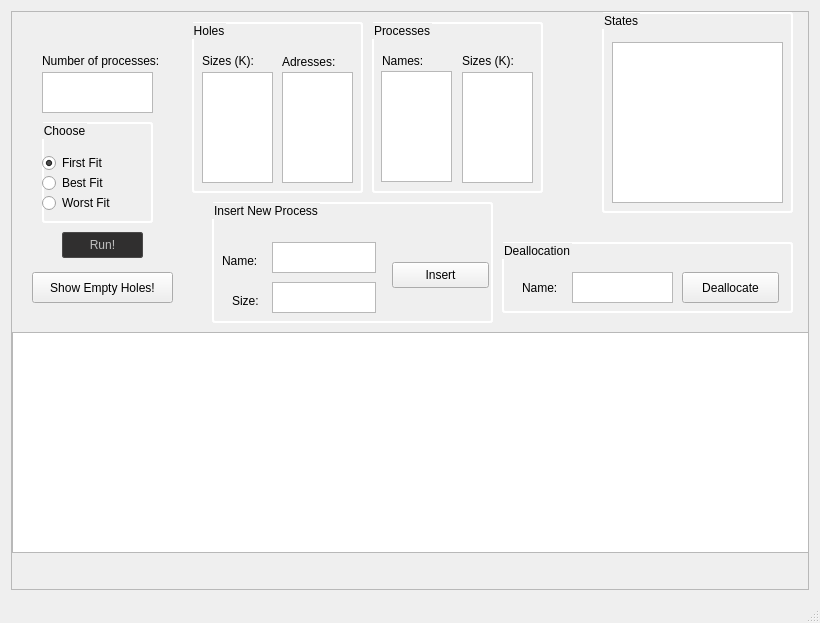
<?xml version="1.0" encoding="UTF-8"?>
<ui version="4.0">
 <class>MainWindow</class>
 <widget class="QMainWindow" name="MainWindow">
  <property name="geometry">
   <rect>
    <x>0</x>
    <y>0</y>
    <width>820</width>
    <height>623</height>
   </rect>
  </property>
  <property name="windowTitle">
   <string>Memory</string>
  </property>
  <widget class="QWidget" name="centralWidget">
   <layout class="QGridLayout" name="gridLayout">
    <item row="0" column="0">
     <widget class="QScrollArea" name="scrollArea">
      <property name="styleSheet">
       <string notr="true"/>
      </property>
      <property name="widgetResizable">
       <bool>true</bool>
      </property>
      <widget class="QWidget" name="scrollAreaWidgetContents">
       <property name="geometry">
        <rect>
         <x>0</x>
         <y>0</y>
         <width>800</width>
         <height>556</height>
        </rect>
       </property>
       <widget class="QTextEdit" name="NuPro">
        <property name="geometry">
         <rect>
          <x>30</x>
          <y>60</y>
          <width>111</width>
          <height>41</height>
         </rect>
        </property>
       </widget>
       <widget class="QLabel" name="label_3">
        <property name="geometry">
         <rect>
          <x>30</x>
          <y>40</y>
          <width>151</width>
          <height>17</height>
         </rect>
        </property>
        <property name="text">
         <string>Number of processes:</string>
        </property>
       </widget>
       <widget class="QPushButton" name="StartBut">
        <property name="geometry">
         <rect>
          <x>20</x>
          <y>260</y>
          <width>141</width>
          <height>31</height>
         </rect>
        </property>
        <property name="text">
         <string>Show Empty Holes!</string>
        </property>
       </widget>
       <widget class="QGraphicsView" name="graphicsView">
        <property name="geometry">
         <rect>
          <x>0</x>
          <y>320</y>
          <width>801</width>
          <height>221</height>
         </rect>
        </property>
       </widget>
       <widget class="QPushButton" name="ShowProcesses">
        <property name="geometry">
         <rect>
          <x>50</x>
          <y>220</y>
          <width>81</width>
          <height>26</height>
         </rect>
        </property>
        <property name="styleSheet">
         <string notr="true">QPushButton
{
    color: silver;
    background-color: #302F2F;
    border-width: 1px;
    border-color: #4A4949;
    border-style: solid;
    padding-top: 5px;
    padding-bottom: 5px;
    padding-left: 5px;
    padding-right: 5px;
    border-radius: 2px;
    outline: none;
}

QPushButton:disabled
{
    background-color: #302F2F;
    border-width: 1px;
    border-color: #3A3939;
    border-style: solid;
    padding-top: 5px;
    padding-bottom: 5px;
    padding-left: 10px;
    padding-right: 10px;
    /*border-radius: 2px;*/
    color: #454545;
}

QPushButton:focus {
    background-color: #00FF00;
    color: black;
}
QPushButton:checked{
    background-color: #4A4949;
    border-color: #6A6969;
}
QPushButton:hover
{
    border: 1px solid #00FF00;
    color: #00FF00;
	background-color: #4A4949;
}</string>
        </property>
        <property name="text">
         <string>Run!</string>
        </property>
       </widget>
       <widget class="QGroupBox" name="groupBox">
        <property name="geometry">
         <rect>
          <x>30</x>
          <y>110</y>
          <width>111</width>
          <height>101</height>
         </rect>
        </property>
        <property name="styleSheet">
         <string notr="true">QGroupBox { 
     border: 2px solid white; 
     border-radius: 3px; 
 } </string>
        </property>
        <property name="title">
         <string>Choose</string>
        </property>
        <widget class="QRadioButton" name="FirstFit">
         <property name="geometry">
          <rect>
           <x>0</x>
           <y>30</y>
           <width>117</width>
           <height>22</height>
          </rect>
         </property>
         <property name="text">
          <string>First Fit</string>
         </property>
         <property name="checked">
          <bool>true</bool>
         </property>
        </widget>
        <widget class="QRadioButton" name="BestFit">
         <property name="geometry">
          <rect>
           <x>0</x>
           <y>50</y>
           <width>117</width>
           <height>22</height>
          </rect>
         </property>
         <property name="text">
          <string>Best Fit</string>
         </property>
        </widget>
        <widget class="QRadioButton" name="WorstFit">
         <property name="geometry">
          <rect>
           <x>0</x>
           <y>70</y>
           <width>117</width>
           <height>22</height>
          </rect>
         </property>
         <property name="text">
          <string>Worst Fit</string>
         </property>
        </widget>
       </widget>
       <widget class="QGroupBox" name="groupBox_2">
        <property name="geometry">
         <rect>
          <x>180</x>
          <y>10</y>
          <width>171</width>
          <height>171</height>
         </rect>
        </property>
        <property name="toolTip">
         <string/>
        </property>
        <property name="styleSheet">
         <string notr="true">QGroupBox { 
     border: 2px solid white; 
     border-radius: 3px; 
 } </string>
        </property>
        <property name="title">
         <string>Holes</string>
        </property>
        <widget class="QTextEdit" name="HoSize">
         <property name="geometry">
          <rect>
           <x>10</x>
           <y>50</y>
           <width>71</width>
           <height>111</height>
          </rect>
         </property>
        </widget>
        <widget class="QTextEdit" name="StartAdd">
         <property name="geometry">
          <rect>
           <x>90</x>
           <y>50</y>
           <width>71</width>
           <height>111</height>
          </rect>
         </property>
        </widget>
        <widget class="QLabel" name="label">
         <property name="geometry">
          <rect>
           <x>10</x>
           <y>30</y>
           <width>71</width>
           <height>17</height>
          </rect>
         </property>
         <property name="text">
          <string>Sizes (K):</string>
         </property>
        </widget>
        <widget class="QLabel" name="label_5">
         <property name="geometry">
          <rect>
           <x>90</x>
           <y>30</y>
           <width>71</width>
           <height>20</height>
          </rect>
         </property>
         <property name="text">
          <string>Adresses:</string>
         </property>
        </widget>
       </widget>
       <widget class="QGroupBox" name="groupBox_3">
        <property name="geometry">
         <rect>
          <x>360</x>
          <y>10</y>
          <width>171</width>
          <height>171</height>
         </rect>
        </property>
        <property name="styleSheet">
         <string notr="true">QGroupBox { 
     border: 2px solid white; 
     border-radius: 3px; 
 } </string>
        </property>
        <property name="title">
         <string>Processes</string>
        </property>
        <widget class="QLabel" name="label_2">
         <property name="geometry">
          <rect>
           <x>90</x>
           <y>30</y>
           <width>71</width>
           <height>17</height>
          </rect>
         </property>
         <property name="text">
          <string>Sizes (K):</string>
         </property>
        </widget>
        <widget class="QTextEdit" name="Processes">
         <property name="geometry">
          <rect>
           <x>9</x>
           <y>49</y>
           <width>71</width>
           <height>111</height>
          </rect>
         </property>
        </widget>
        <widget class="QTextEdit" name="ProSize">
         <property name="geometry">
          <rect>
           <x>90</x>
           <y>50</y>
           <width>71</width>
           <height>111</height>
          </rect>
         </property>
        </widget>
        <widget class="QLabel" name="label_4">
         <property name="geometry">
          <rect>
           <x>10</x>
           <y>30</y>
           <width>51</width>
           <height>17</height>
          </rect>
         </property>
         <property name="text">
          <string>Names:</string>
         </property>
        </widget>
       </widget>
       <widget class="QGroupBox" name="groupBox_4">
        <property name="geometry">
         <rect>
          <x>490</x>
          <y>230</y>
          <width>291</width>
          <height>71</height>
         </rect>
        </property>
        <property name="styleSheet">
         <string notr="true">QGroupBox { 
     border: 2px solid white; 
     border-radius: 3px; 
 } </string>
        </property>
        <property name="title">
         <string>Deallocation</string>
        </property>
        <widget class="QTextEdit" name="DeletedP">
         <property name="geometry">
          <rect>
           <x>70</x>
           <y>30</y>
           <width>101</width>
           <height>31</height>
          </rect>
         </property>
        </widget>
        <widget class="QPushButton" name="DeAloocat">
         <property name="geometry">
          <rect>
           <x>180</x>
           <y>30</y>
           <width>97</width>
           <height>31</height>
          </rect>
         </property>
         <property name="text">
          <string>Deallocate</string>
         </property>
        </widget>
        <widget class="QLabel" name="label_6">
         <property name="geometry">
          <rect>
           <x>20</x>
           <y>30</y>
           <width>51</width>
           <height>31</height>
          </rect>
         </property>
         <property name="text">
          <string>Name:</string>
         </property>
        </widget>
       </widget>
       <widget class="QGroupBox" name="groupBox_5">
        <property name="geometry">
         <rect>
          <x>590</x>
          <y>0</y>
          <width>191</width>
          <height>201</height>
         </rect>
        </property>
        <property name="styleSheet">
         <string notr="true">QGroupBox { 
     border: 2px solid white; 
     border-radius: 3px; 
 } </string>
        </property>
        <property name="title">
         <string>States</string>
        </property>
        <widget class="QTextEdit" name="State">
         <property name="geometry">
          <rect>
           <x>10</x>
           <y>30</y>
           <width>171</width>
           <height>161</height>
          </rect>
         </property>
        </widget>
       </widget>
       <widget class="QGroupBox" name="groupBox_6">
        <property name="geometry">
         <rect>
          <x>200</x>
          <y>190</y>
          <width>281</width>
          <height>121</height>
         </rect>
        </property>
        <property name="styleSheet">
         <string notr="true">QGroupBox { 
     border: 2px solid white; 
     border-radius: 3px; 
 } </string>
        </property>
        <property name="title">
         <string>Insert New Process</string>
        </property>
        <widget class="QTextEdit" name="InsertedName">
         <property name="geometry">
          <rect>
           <x>60</x>
           <y>40</y>
           <width>104</width>
           <height>31</height>
          </rect>
         </property>
        </widget>
        <widget class="QTextEdit" name="InsertedSize">
         <property name="geometry">
          <rect>
           <x>60</x>
           <y>80</y>
           <width>104</width>
           <height>31</height>
          </rect>
         </property>
        </widget>
        <widget class="QPushButton" name="Insert">
         <property name="geometry">
          <rect>
           <x>180</x>
           <y>60</y>
           <width>97</width>
           <height>26</height>
          </rect>
         </property>
         <property name="text">
          <string>Insert</string>
         </property>
        </widget>
        <widget class="QLabel" name="label_7">
         <property name="geometry">
          <rect>
           <x>10</x>
           <y>50</y>
           <width>51</width>
           <height>17</height>
          </rect>
         </property>
         <property name="text">
          <string>Name:</string>
         </property>
        </widget>
        <widget class="QLabel" name="label_8">
         <property name="geometry">
          <rect>
           <x>20</x>
           <y>90</y>
           <width>41</width>
           <height>17</height>
          </rect>
         </property>
         <property name="text">
          <string>Size:</string>
         </property>
        </widget>
       </widget>
      </widget>
     </widget>
    </item>
   </layout>
  </widget>
  <widget class="QMenuBar" name="menuBar">
   <property name="geometry">
    <rect>
     <x>0</x>
     <y>0</y>
     <width>820</width>
     <height>25</height>
    </rect>
   </property>
  </widget>
  <widget class="QStatusBar" name="statusBar"/>
 </widget>
 <layoutdefault spacing="6" margin="11"/>
 <resources/>
 <connections/>
</ui>
